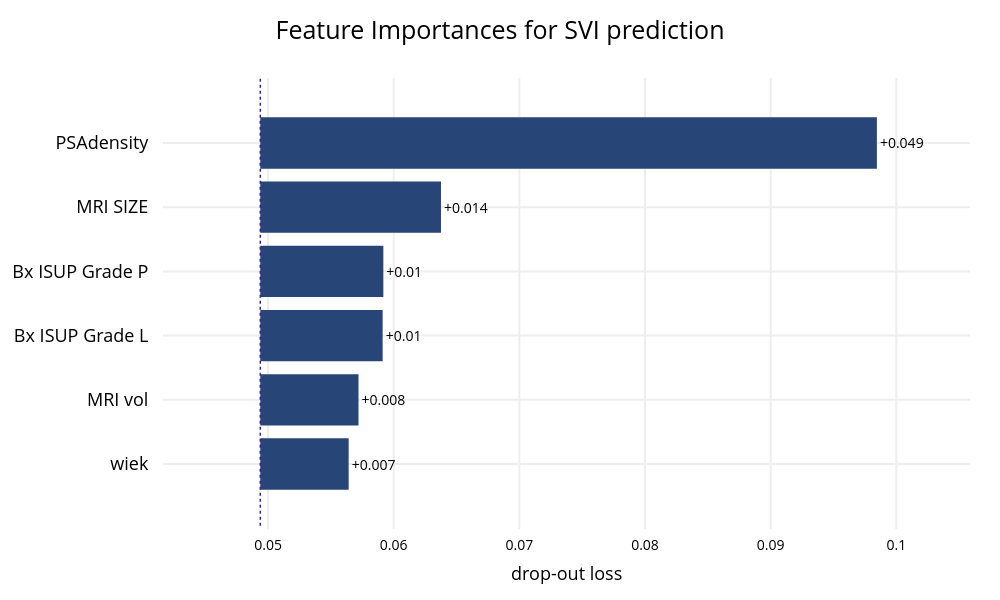

Notebook source saved alongside this figure:
### Code cell
X = df[numerical_cols + categorical_cols]
y = df[target_col]

param_grid = {
    'classifier__learning_rate': [0.05, 0.1, 0.2],
    'classifier__n_estimators': [200, 400, 800],
    'classifier__max_depth': [3, 6, 9],
    'classifier__subsample': [0.8, 0.9, 1.0],
    'classifier__colsample_bytree': [0.8, 0.9, 1.0],
    'classifier__gamma': [0, 0.1, 0.2]
}

model = XGBClassifier(random_state=2)
#brier score and tuning test split = 0.2
y_true, y_pred, y_pred_probs, false_positive_rate, true_positive_rate, total_roc_auc, trained_model, best_params, data_splits = train_and_evaluate_model(model, X, y, numerical_cols, categorical_cols, n_folds=5, tune_params=True, param_grid=param_grid, tuning_scoring='neg_brier_score', tuning_test_size=0.2)
untrained_model = model.set_params(**best_params)

plot_roc(false_positive_rate, true_positive_rate, total_roc_auc, fig_width=800, save_path='svi_roc.png')
plot_confusion_matrix(y_true, y_pred)
plot_feature_importances(trained_model, X, y, title='Feature Importances for SVI prediction')
plot_discrimination_threshold(untrained_model, X, y)

### Figure 1 — Plotly figure (JSON) as saved in the notebook; plotly's stock layout.template omitted (floating-point values rounded to 4 significant figures)
{"data": [{"base": 0.04938, "hoverinfo": "text", "hoverlabel": {"bgcolor": "rgba(0,0,0,0.8)"}, "hovertext": ["Model: XGBClassifier loss after<br>variable: PSAdensity is permuted: 0.098<br>Drop-out loss change: +0.049", "Model: XGBClassifier loss after<br>variable: MRI SIZE is permuted: 0.064<br>Drop-out loss change: +0.014", "Model: XGBClassifier loss after<br>variable: Bx ISUP Grade P is permuted: 0.059<br>Drop-out loss change: +0.01", "Model: XGBClassifier loss after<br>variable: Bx ISUP Grade L is permuted: 0.059<br>Drop-out loss change: +0.01", "Model: XGBClassifier loss after<br>variable: MRI vol is permuted: 0.057<br>Drop-out loss change: +0.008", "Model: XGBClassifier loss after<br>variable: wiek is permuted: 0.056<br>Drop-out loss change: +0.007"], "marker": {"color": "#284577"}, "orientation": "h", "showlegend": false, "text": ["+0.049", "+0.014", "+0.01", "+0.01", "+0.008", "+0.007"], "textposition": "outside", "type": "bar", "x": [0.04908, 0.01438, 0.009793, 0.009737, 0.007815, 0.007032], "xaxis": "x", "y": ["PSAdensity", "MRI SIZE", "Bx ISUP Grade P", "Bx ISUP Grade L", "MRI vol", "wiek"], "yaxis": "y"}], "layout": {"annotations": [{"font": {"size": 18}, "showarrow": false, "text": "", "x": 0.5, "xanchor": "center", "xref": "paper", "y": 1, "yanchor": "bottom", "yref": "paper"}, {"font": {"size": 18}, "showarrow": false, "text": "drop-out loss", "x": 0.5, "xanchor": "center", "xref": "paper", "y": 0, "yanchor": "top", "yref": "paper", "yshift": -30}], "font": {"color": "black", "size": 14}, "height": 600, "margin": {"b": 71, "r": 30, "t": 78}, "shapes": [{"line": {"color": "#371ea3", "dash": "dot", "width": 1.5}, "type": "line", "x0": 0.04938, "x1": 0.04938, "xref": "x", "y0": -1, "y1": 6, "yref": "y"}], "title": {"font": {"color": "black", "size": 25}, "text": "Feature Importances for SVI prediction", "x": 0.5}, "width": 1000, "xaxis": {"anchor": "y", "automargin": true, "domain": [0, 1], "fixedrange": true, "gridwidth": 2, "range": [0.04164, 0.1059], "tickcolor": "white", "ticklen": 3, "ticks": "outside", "type": "linear", "zeroline": false}, "yaxis": {"anchor": "x", "automargin": true, "autorange": "reversed", "domain": [0, 1], "fixedrange": true, "gridwidth": 2, "tickcolor": "white", "tickfont": {"size": 18}, "ticklen": 10, "ticks": "outside", "type": "category"}}}
